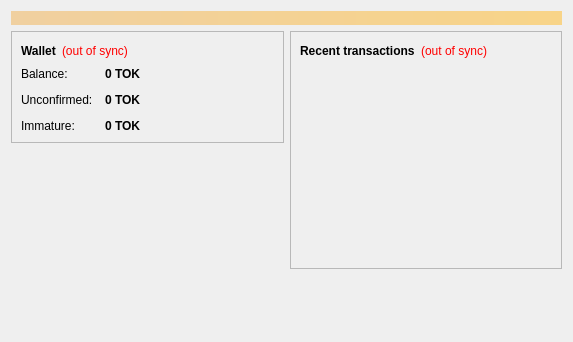
<?xml version="1.0" encoding="UTF-8"?>
<ui version="4.0">
 <class>OverviewPage</class>
 <widget class="QWidget" name="OverviewPage">
  <property name="geometry">
   <rect>
    <x>0</x>
    <y>0</y>
    <width>573</width>
    <height>342</height>
   </rect>
  </property>
  <property name="windowTitle">
   <string>Form</string>
  </property>
  <layout class="QVBoxLayout" name="topLayout">
   <item>
    <widget class="QLabel" name="labelAlerts">
     <property name="visible">
      <bool>false</bool>
     </property>
     <property name="styleSheet">
      <string notr="true">background-color: qlineargradient(x1: 0, y1: 0, x2: 1, y2: 0, stop:0 #F0D0A0, stop:1 #F8D488); color:#000000;</string>
     </property>
     <property name="wordWrap">
      <bool>true</bool>
     </property>
     <property name="margin">
      <number>3</number>
     </property>
    </widget>
   </item>
   <item>
    <layout class="QHBoxLayout" name="horizontalLayout" stretch="1,1">
     <item>
      <layout class="QVBoxLayout" name="verticalLayout_2">
       <item>
        <widget class="QFrame" name="frame">
         <property name="frameShape">
          <enum>QFrame::StyledPanel</enum>
         </property>
         <property name="frameShadow">
          <enum>QFrame::Raised</enum>
         </property>
         <layout class="QVBoxLayout" name="verticalLayout_4">
          <item>
           <layout class="QHBoxLayout" name="horizontalLayout_4">
            <item>
             <widget class="QLabel" name="label_5">
              <property name="font">
               <font>
                <weight>75</weight>
                <bold>true</bold>
               </font>
              </property>
              <property name="text">
               <string>Wallet</string>
              </property>
             </widget>
            </item>
            <item>
             <widget class="QLabel" name="labelWalletStatus">
              <property name="toolTip">
               <string>The displayed information may be out of date. Your wallet automatically synchronizes with the Token network after a connection is established, but this process has not completed yet.</string>
              </property>
              <property name="styleSheet">
               <string notr="true">QLabel { color: red; }</string>
              </property>
              <property name="text">
               <string notr="true">(out of sync)</string>
              </property>
              <property name="alignment">
               <set>Qt::AlignLeading|Qt::AlignLeft|Qt::AlignVCenter</set>
              </property>
             </widget>
            </item>
            <item>
             <spacer name="horizontalSpacer_2">
              <property name="orientation">
               <enum>Qt::Horizontal</enum>
              </property>
              <property name="sizeHint" stdset="0">
               <size>
                <width>40</width>
                <height>20</height>
               </size>
              </property>
             </spacer>
            </item>
           </layout>
          </item>
          <item>
           <layout class="QFormLayout" name="formLayout_2">
            <property name="fieldGrowthPolicy">
             <enum>QFormLayout::AllNonFixedFieldsGrow</enum>
            </property>
            <property name="horizontalSpacing">
             <number>12</number>
            </property>
            <property name="verticalSpacing">
             <number>12</number>
            </property>
            <item row="0" column="0">
             <widget class="QLabel" name="label">
              <property name="text">
               <string>Balance:</string>
              </property>
             </widget>
            </item>
            <item row="0" column="1">
             <widget class="QLabel" name="labelBalance">
              <property name="font">
               <font>
                <weight>75</weight>
                <bold>true</bold>
               </font>
              </property>
              <property name="cursor">
               <cursorShape>IBeamCursor</cursorShape>
              </property>
              <property name="toolTip">
               <string>Your current balance</string>
              </property>
              <property name="text">
               <string notr="true">0 TOK</string>
              </property>
              <property name="textInteractionFlags">
               <set>Qt::LinksAccessibleByMouse|Qt::TextSelectableByKeyboard|Qt::TextSelectableByMouse</set>
              </property>
             </widget>
            </item>
            <item row="1" column="0">
             <widget class="QLabel" name="label_3">
              <property name="text">
               <string>Unconfirmed:</string>
              </property>
             </widget>
            </item>
            <item row="1" column="1">
             <widget class="QLabel" name="labelUnconfirmed">
              <property name="font">
               <font>
                <weight>75</weight>
                <bold>true</bold>
               </font>
              </property>
              <property name="cursor">
               <cursorShape>IBeamCursor</cursorShape>
              </property>
              <property name="toolTip">
               <string>Total of transactions that have yet to be confirmed, and do not yet count toward the current balance</string>
              </property>
              <property name="text">
               <string notr="true">0 TOK</string>
              </property>
              <property name="textInteractionFlags">
               <set>Qt::LinksAccessibleByMouse|Qt::TextSelectableByKeyboard|Qt::TextSelectableByMouse</set>
              </property>
             </widget>
            </item>
            <item row="2" column="0">
             <widget class="QLabel" name="labelImmatureText">
              <property name="text">
               <string>Immature:</string>
              </property>
             </widget>
            </item>
            <item row="2" column="1">
             <widget class="QLabel" name="labelImmature">
              <property name="font">
               <font>
                <weight>75</weight>
                <bold>true</bold>
               </font>
              </property>
              <property name="toolTip">
               <string>Mined balance that has not yet matured</string>
              </property>
              <property name="text">
               <string notr="true">0 TOK</string>
              </property>
              <property name="textInteractionFlags">
               <set>Qt::LinksAccessibleByMouse|Qt::TextSelectableByKeyboard|Qt::TextSelectableByMouse</set>
              </property>
             </widget>
            </item>
           </layout>
          </item>
         </layout>
        </widget>
       </item>
       <item>
        <spacer name="verticalSpacer">
         <property name="orientation">
          <enum>Qt::Vertical</enum>
         </property>
         <property name="sizeHint" stdset="0">
          <size>
           <width>20</width>
           <height>40</height>
          </size>
         </property>
        </spacer>
       </item>
      </layout>
     </item>
     <item>
      <layout class="QVBoxLayout" name="verticalLayout_3">
       <item>
        <widget class="QFrame" name="frame_2">
         <property name="frameShape">
          <enum>QFrame::StyledPanel</enum>
         </property>
         <property name="frameShadow">
          <enum>QFrame::Raised</enum>
         </property>
         <layout class="QVBoxLayout" name="verticalLayout">
          <item>
           <layout class="QHBoxLayout" name="horizontalLayout_2">
            <item>
             <widget class="QLabel" name="label_4">
              <property name="text">
               <string>&lt;b&gt;Recent transactions&lt;/b&gt;</string>
              </property>
             </widget>
            </item>
            <item>
             <widget class="QLabel" name="labelTransactionsStatus">
              <property name="toolTip">
               <string>The displayed information may be out of date. Your wallet automatically synchronizes with the Token network after a connection is established, but this process has not completed yet.</string>
              </property>
              <property name="styleSheet">
               <string notr="true">QLabel { color: red; }</string>
              </property>
              <property name="text">
               <string notr="true">(out of sync)</string>
              </property>
              <property name="alignment">
               <set>Qt::AlignRight|Qt::AlignTrailing|Qt::AlignVCenter</set>
              </property>
             </widget>
            </item>
            <item>
             <spacer name="horizontalSpacer">
              <property name="orientation">
               <enum>Qt::Horizontal</enum>
              </property>
              <property name="sizeHint" stdset="0">
               <size>
                <width>40</width>
                <height>20</height>
               </size>
              </property>
             </spacer>
            </item>
           </layout>
          </item>
          <item>
           <widget class="QListView" name="listTransactions">
            <property name="styleSheet">
             <string notr="true">QListView { background: transparent; }</string>
            </property>
            <property name="frameShape">
             <enum>QFrame::NoFrame</enum>
            </property>
            <property name="verticalScrollBarPolicy">
             <enum>Qt::ScrollBarAlwaysOff</enum>
            </property>
            <property name="horizontalScrollBarPolicy">
             <enum>Qt::ScrollBarAlwaysOff</enum>
            </property>
            <property name="selectionMode">
             <enum>QAbstractItemView::NoSelection</enum>
            </property>
           </widget>
          </item>
         </layout>
        </widget>
       </item>
       <item>
        <spacer name="verticalSpacer_2">
         <property name="orientation">
          <enum>Qt::Vertical</enum>
         </property>
         <property name="sizeHint" stdset="0">
          <size>
           <width>20</width>
           <height>40</height>
          </size>
         </property>
        </spacer>
       </item>
      </layout>
     </item>
    </layout>
   </item>
  </layout>
 </widget>
 <resources/>
 <connections/>
</ui>
